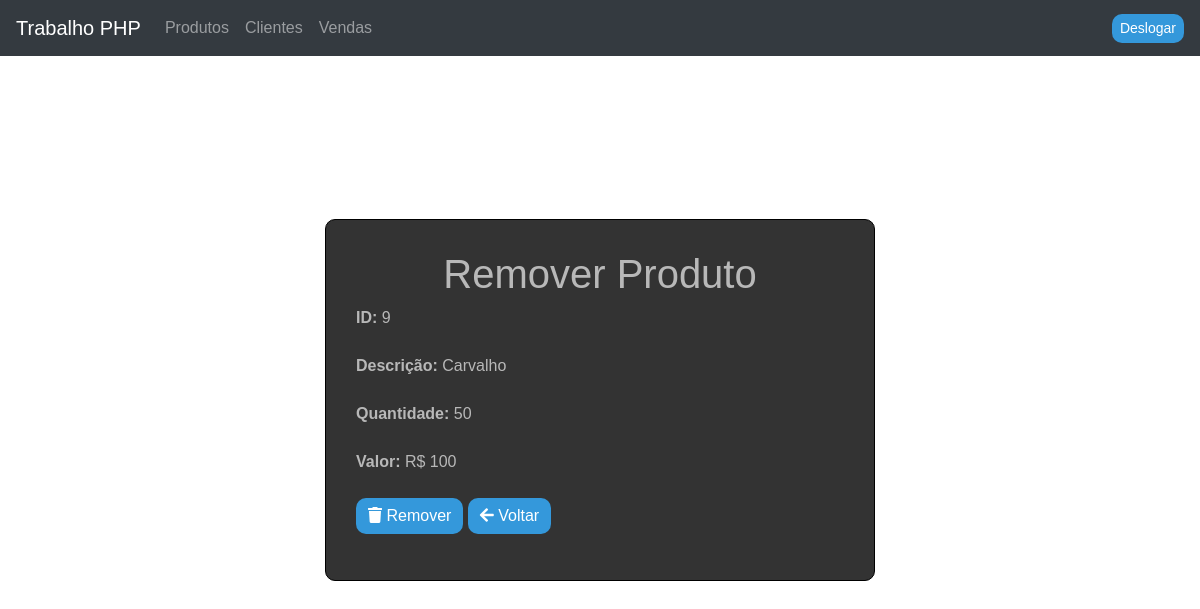
The app's page /frmRemProd.php?id=9, older data.
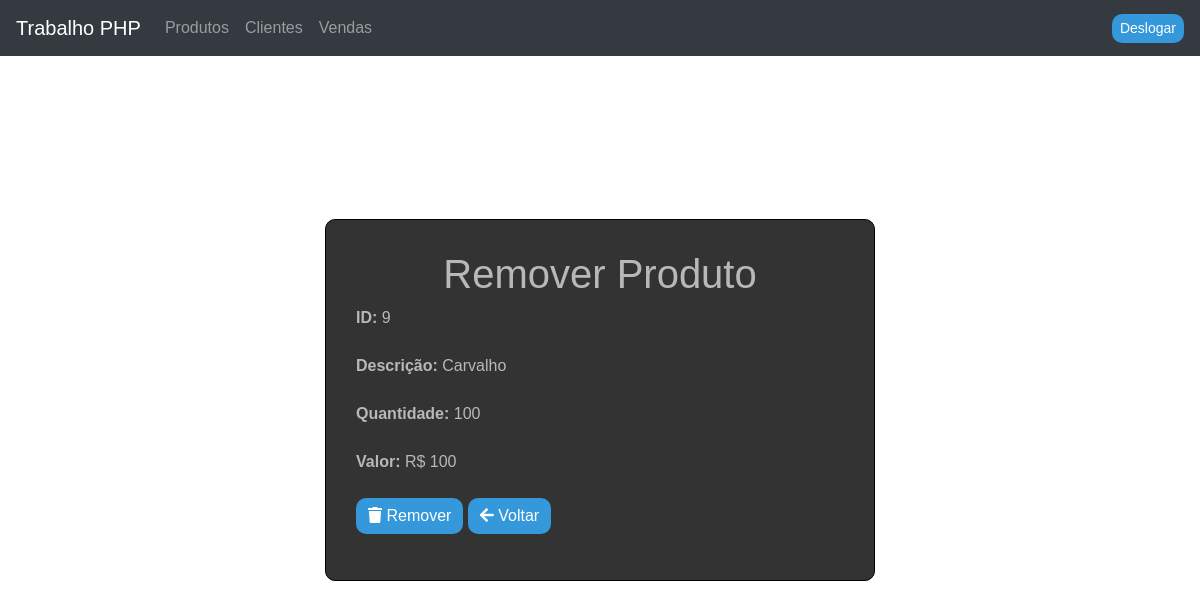
The same page, newer data.
### tables this page shows
CREATE TABLE `produto` (
  `id` int(11) NOT NULL,
  `descricao` varchar(35) NOT NULL,
  `quantidade` float NOT NULL,
  `valor` float NOT NULL
);

### frmRemProd.php (the view, shortened to what this page needs)
<?php
   $id = trim($_REQUEST['id']);
   $rs = mysql_query("SELECT * FROM  produto where id=".$id);
   $linha = mysql_fetch_array($rs);
?>
<html>
    <head>
        <link rel="stylesheet" href="https://maxcdn.bootstrapcdn.com/bootstrap/4.0.0-beta.3/css/bootstrap.min.css">
        <link rel="stylesheet" href="https://use.fontawesome.com/releases/v5.3.1/css/all.css">
        <link rel="stylesheet" href="frmRemProd.css">
    </head>
    <body>
        <nav class="navbar navbar-expand-lg navbar-dark bg-dark">
            <a class="navbar-brand" href="index.php">Trabalho PHP</a>
            <div class="collapse navbar-collapse" id="navbarNavAltMarkup">
                <div class="navbar-nav">
                    <a class="nav-item nav-link" href="lstProd.php">Produtos</a>
                    <a class="nav-item nav-link" href="lstCliente.php">Clientes</a>
                    <a class="nav-item nav-link" href="lstVenda.php">Vendas</a>
                </div>
            </div>
            <form class="form-inline my-2 my-lg-0">
                <input type="button" id="logOut" name="logOut"class="btn btn-outline-success btn-sm" onclick="javascript:location.href='logout.php'" value="Deslogar"></input>
            </form>
        </nav>
        <section class="pagefade" style="display: none">
        <div class="container col-md-8">
            <h1 class="text-center">Remover Produto</h1>
            <form id="frmRemProd" name="frmRemProd" method="POST" action="remProd.php">
                <div class="form-group">
                    <label for="lblId">
                        <span class="font-weight-bold">ID: </span>
                        <span class="font-weight-normal"><?php echo $linha['id']; ?></span>
                    </label>
                </div>
                <div class="form-group">
                    <label for="lblDesc">
                        <span class="font-weight-bold">Descrição: </span>
                        <span class="font-weight-normal"><?php echo $linha['descricao']; ?></span>
                    </label>
                </div>
                <div class="form-group">
                    <label for="lblQtde">
                        <span class="font-weight-bold">Quantidade: </span>
                        <span class="font-weight-normal"><?php echo $linha['quantidade']; ?></span>
                    </label>
                </div>
                <div class="form-group">
                    <label for="lblVal">
                        <span class="font-weight-bold">Valor: </span>
                        <span class="font-weight-normal">R$ <?php echo $linha['valor']; ?></span>
                    </label>
                </div>
                <button name="btRem" id="btRem" class="btn btn-success" type="submit"><i class="fas fa-trash"></i> Remover</button>
                <button name="btBck" id="btBck" class="btn btn-danger" type="button" onclick="javascript:location.href='lstProd.php'"><i class="fas fa-arrow-left" ></i> Voltar</button>
            </form>
        </div>
</section>
    </body>
</html>

Row changes from the older to the newer data that the page shows:
changed produto "Carvalho": quantidade "50" → "100"
